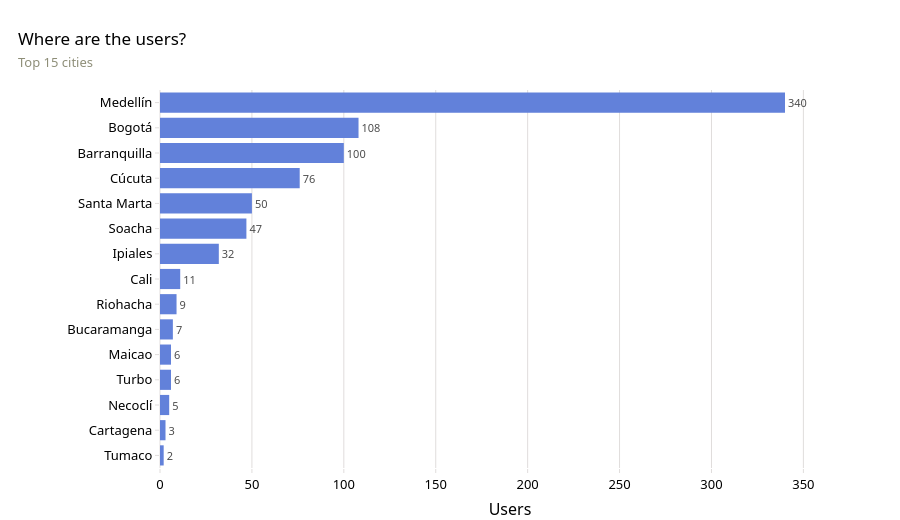

Notebook code for this chart:
### Markdown cell above
### 3.1 Cities — users per city

### Code cell
# Which cities have the most chatbot users? Where the audience concentrates.
# A single blue for every bar -- rank is already shown by the ordering.
city = df['city_display'].value_counts().head(15)
fig = go.Figure(go.Bar(
    x=city.values[::-1], y=list(city.index[::-1]), orientation="h",
    marker_color=PRIMARY, text=city.values[::-1], textposition="outside",
    textfont=dict(size=11, color=INK2), cliponaxis=False,
    hovertemplate="%{y}<br>%{x} users<extra></extra>"))
fig.update_layout(
    title="Where are the users?<br>"
          "<span style='font-size:13px;color:#8E8E78'>Top 15 cities</span>",
    xaxis=dict(title="Users", range=[0, city.max() * 1.12]),
    yaxis=dict(title=""),
    showlegend=False, height=520, margin=dict(l=160, t=90))
fig.show()

### Figure 1 — Plotly figure (JSON) as saved in the notebook; plotly's stock layout.template omitted (floating-point values rounded to 4 significant figures)
{"data": [{"cliponaxis": false, "hovertemplate": "%{y}<br>%{x} users<extra></extra>", "marker": {"color": "#6281DA"}, "orientation": "h", "text": [2.0, 3.0, 5.0, 6.0, 6.0, 7.0, 9.0, 11.0, 32.0, 47.0, 50.0, 76.0, 100.0, 108.0, 340.0], "textfont": {"color": "#4d4d4d", "size": 11}, "textposition": "outside", "type": "bar", "x": [2, 3, 5, 6, 6, 7, 9, 11, 32, 47, 50, 76, 100, 108, 340], "y": ["Tumaco", "Cartagena", "Necoclí", "Turbo", "Maicao", "Bucaramanga", "Riohacha", "Cali", "Ipiales", "Soacha", "Santa Marta", "Cúcuta", "Barranquilla", "Bogotá", "Medellín"]}], "layout": {"height": 520, "margin": {"l": 160, "t": 90}, "showlegend": false, "title": {"text": "Where are the users?<br><span style='font-size:13px;color:#8E8E78'>Top 15 cities</span>"}, "xaxis": {"range": [0, 380.8], "title": {"text": "Users"}}, "yaxis": {"title": {"text": ""}}}}
